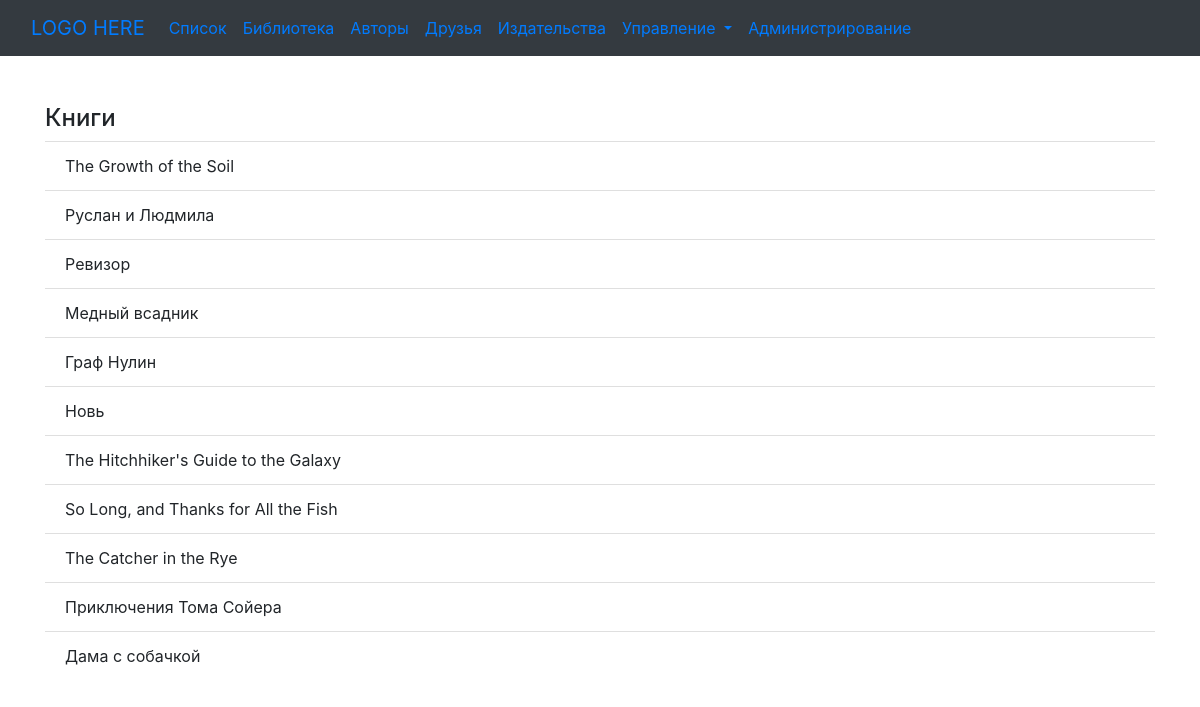
The page / on the database its author committed.
### p_library/models.py (models this page shows, shortened)
class Book(models.Model):
    ISBN = models.CharField(verbose_name="Международный код", max_length=13)
    title = models.TextField(verbose_name="Название")
    description = models.TextField(verbose_name="Описание")
    year_release = models.SmallIntegerField(verbose_name="Год издания")
    copy_count = models.SmallIntegerField(verbose_name="Количество экз.")
    price = models.DecimalField(decimal_places=2, max_digits=10, verbose_name="Цена")
    author = models.ForeignKey(Author,
                               on_delete=models.CASCADE,
                               related_name="book_author",
                               verbose_name="Автор",
                               null=True)
    publisher = models.ForeignKey(Publisher,
                                  on_delete=models.DO_NOTHING,
                                  null=True,
                                  related_name="books",
                                  verbose_name="Издательство")

### p_library/views.py (the view)
# urls.py: path('', views.main_page, name='main_page'),
def main_page(request):
    template = loader.get_template('main.html')
    books = Book.objects.all()
    b_data = {
        "books": books,
        "title": "БИБИЛИОТЕКА"
    }
    return HttpResponse(template.render(b_data, request))

### p_library/templates/main.html (shortened to what this page needs)
{% extends "base.html" %}
{% block content %}
    <h4>Книги</h4>
    <ul class="list-group list-group-flush">
        {% for book in books %}
            <li class="list-group-item">{{ book.title }}</li>
        {% endfor%}
    </ul>
{% endblock %}

### rows shown on the page
Book: title "The Growth of the Soil"
Book: title "Руслан и Людмила"
Book: title "Ревизор"
Book: title "Медный всадник"
Book: title "Граф Нулин"
Book: title "Новь"
Book: title "The Hitchhiker's Guide to the Galaxy"
Book: title "So Long, and Thanks for All the Fish"
Book: title "The Catcher in the Rye"
Book: title "Приключения Тома Сойера"
Book: title "Дама с собачкой"
